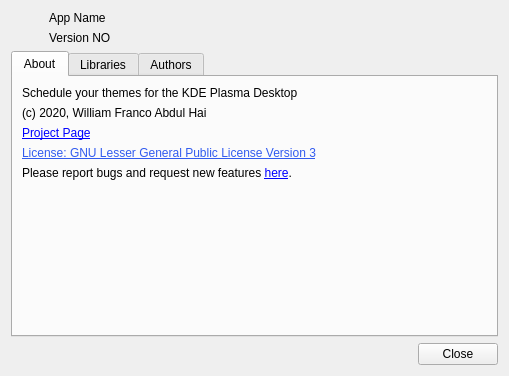
<?xml version="1.0" encoding="UTF-8"?>
<ui version="4.0">
 <class>About</class>
 <widget class="QWidget" name="About">
  <property name="geometry">
   <rect>
    <x>0</x>
    <y>0</y>
    <width>505</width>
    <height>376</height>
   </rect>
  </property>
  <property name="sizePolicy">
   <sizepolicy hsizetype="Minimum" vsizetype="Minimum">
    <horstretch>0</horstretch>
    <verstretch>0</verstretch>
   </sizepolicy>
  </property>
  <property name="maximumSize">
   <size>
    <width>1000</width>
    <height>1000</height>
   </size>
  </property>
  <property name="windowTitle">
   <string>About — Koi</string>
  </property>
  <layout class="QGridLayout" name="gridLayout_2">
   <item row="0" column="0">
    <layout class="QHBoxLayout" name="horizontalLayout">
     <item>
      <widget class="QPushButton" name="iconNonBtn">
       <property name="styleSheet">
        <string notr="true">border: none</string>
       </property>
       <property name="text">
        <string/>
       </property>
       <property name="icon">
        <iconset resource="../resources/resources.qrc">
         <normaloff>:/resources/icons/koi.svg</normaloff>:/resources/icons/koi.svg</iconset>
       </property>
       <property name="iconSize">
        <size>
         <width>40</width>
         <height>40</height>
        </size>
       </property>
      </widget>
     </item>
     <item>
      <layout class="QVBoxLayout" name="verticalLayout">
       <item>
        <widget class="QLabel" name="titleLabel">
         <property name="text">
          <string>App Name</string>
         </property>
        </widget>
       </item>
       <item>
        <widget class="QLabel" name="verLabel">
         <property name="text">
          <string>Version NO</string>
         </property>
        </widget>
       </item>
      </layout>
     </item>
     <item>
      <spacer name="horizontalSpacer">
       <property name="orientation">
        <enum>Qt::Horizontal</enum>
       </property>
       <property name="sizeHint" stdset="0">
        <size>
         <width>40</width>
         <height>20</height>
        </size>
       </property>
      </spacer>
     </item>
    </layout>
   </item>
   <item row="1" column="0">
    <widget class="QTabWidget" name="tabWidget">
     <property name="tabShape">
      <enum>QTabWidget::Rounded</enum>
     </property>
     <property name="currentIndex">
      <number>0</number>
     </property>
     <widget class="QWidget" name="aboutTab">
      <attribute name="title">
       <string>About</string>
      </attribute>
      <layout class="QGridLayout" name="gridLayout">
       <item row="0" column="0" colspan="2">
        <widget class="QLabel" name="descLabel">
         <property name="text">
          <string>Schedule your themes for the KDE Plasma Desktop</string>
         </property>
        </widget>
       </item>
       <item row="1" column="0" colspan="2">
        <widget class="QLabel" name="copyLabel">
         <property name="text">
          <string>(c) 2020, William Franco Abdul Hai</string>
         </property>
        </widget>
       </item>
       <item row="2" column="0">
        <widget class="QLabel" name="projectLabel">
         <property name="cursor">
          <cursorShape>PointingHandCursor</cursorShape>
         </property>
         <property name="text">
          <string>&lt;a href=&quot;https://github.com/baduhai/Koi&quot;&gt;Project Page&lt;/a&gt;</string>
         </property>
         <property name="textFormat">
          <enum>Qt::RichText</enum>
         </property>
         <property name="openExternalLinks">
          <bool>true</bool>
         </property>
        </widget>
       </item>
       <item row="3" column="0" colspan="2">
        <widget class="QPushButton" name="licenseBtn">
         <property name="sizePolicy">
          <sizepolicy hsizetype="Minimum" vsizetype="Minimum">
           <horstretch>0</horstretch>
           <verstretch>0</verstretch>
          </sizepolicy>
         </property>
         <property name="minimumSize">
          <size>
           <width>0</width>
           <height>1</height>
          </size>
         </property>
         <property name="cursor">
          <cursorShape>PointingHandCursor</cursorShape>
         </property>
         <property name="styleSheet">
          <string notr="true">border: none;
color: #315bef;
text-decoration: underline;
text-align: left;</string>
         </property>
         <property name="text">
          <string>License: GNU Lesser General Public License Version 3</string>
         </property>
         <property name="flat">
          <bool>true</bool>
         </property>
        </widget>
       </item>
       <item row="4" column="0" colspan="2">
        <widget class="QLabel" name="bugLabel">
         <property name="text">
          <string>Please report bugs and request new features &lt;a href=&quot;https://github.com/baduhai/Koi/issues&quot;&gt;here&lt;/a&gt;.</string>
         </property>
         <property name="textFormat">
          <enum>Qt::RichText</enum>
         </property>
         <property name="openExternalLinks">
          <bool>true</bool>
         </property>
        </widget>
       </item>
       <item row="5" column="1">
        <spacer name="verticalSpacer_2">
         <property name="orientation">
          <enum>Qt::Vertical</enum>
         </property>
         <property name="sizeHint" stdset="0">
          <size>
           <width>20</width>
           <height>36</height>
          </size>
         </property>
        </spacer>
       </item>
      </layout>
     </widget>
     <widget class="QWidget" name="libraryTab">
      <attribute name="title">
       <string>Libraries</string>
      </attribute>
      <layout class="QFormLayout" name="formLayout">
       <item row="1" column="0" colspan="2">
        <widget class="QLabel" name="kf5Version">
         <property name="text">
          <string>KF Version</string>
         </property>
        </widget>
       </item>
       <item row="0" column="0" colspan="2">
        <widget class="QLabel" name="qtVerLabel">
         <property name="text">
          <string notr="true">Qt Version</string>
         </property>
        </widget>
       </item>
       <item row="4" column="0" colspan="2">
        <spacer name="verticalSpacer_5">
         <property name="orientation">
          <enum>Qt::Vertical</enum>
         </property>
         <property name="sizeHint" stdset="0">
          <size>
           <width>465</width>
           <height>126</height>
          </size>
         </property>
        </spacer>
       </item>
       <item row="2" column="0" colspan="2">
        <widget class="QLabel" name="bosmaLib">
         <property name="text">
          <string>Scheduler Link</string>
         </property>
        </widget>
       </item>
       <item row="3" column="0" colspan="2">
        <widget class="QLabel" name="ctpLib">
         <property name="text">
          <string>CTPL link</string>
         </property>
        </widget>
       </item>
      </layout>
     </widget>
     <widget class="QWidget" name="authorTab">
      <attribute name="title">
       <string>Authors</string>
      </attribute>
      <layout class="QGridLayout" name="gridLayout_3">
       <item row="1" column="0">
        <layout class="QHBoxLayout" name="horizontalLayout_4">
         <item>
          <widget class="QLabel" name="devLabel">
           <property name="text">
            <string>&lt;em&gt;Developer&lt;/em&gt;</string>
           </property>
          </widget>
         </item>
         <item>
          <widget class="QPushButton" name="wWebsiteBtn">
           <property name="styleSheet">
            <string notr="true"/>
           </property>
           <property name="text">
            <string/>
           </property>
           <property name="icon">
            <iconset theme="link">
             <normaloff>.</normaloff>.</iconset>
           </property>
           <property name="flat">
            <bool>false</bool>
           </property>
          </widget>
         </item>
         <item>
          <spacer name="horizontalSpacer_4">
           <property name="orientation">
            <enum>Qt::Horizontal</enum>
           </property>
           <property name="sizeHint" stdset="0">
            <size>
             <width>40</width>
             <height>20</height>
            </size>
           </property>
          </spacer>
         </item>
        </layout>
       </item>
       <item row="2" column="0">
        <spacer name="verticalSpacer_4">
         <property name="orientation">
          <enum>Qt::Vertical</enum>
         </property>
         <property name="sizeHint" stdset="0">
          <size>
           <width>20</width>
           <height>46</height>
          </size>
         </property>
        </spacer>
       </item>
       <item row="0" column="0">
        <widget class="QLabel" name="williamLabel">
         <property name="text">
          <string>&lt;strong&gt;William Franco Abdul Hai&lt;/strong&gt;</string>
         </property>
         <property name="textFormat">
          <enum>Qt::RichText</enum>
         </property>
        </widget>
       </item>
      </layout>
     </widget>
    </widget>
   </item>
   <item row="2" column="0">
    <layout class="QHBoxLayout" name="horizontalLayout_2">
     <item>
      <spacer name="horizontalSpacer_2">
       <property name="orientation">
        <enum>Qt::Horizontal</enum>
       </property>
       <property name="sizeHint" stdset="0">
        <size>
         <width>40</width>
         <height>20</height>
        </size>
       </property>
      </spacer>
     </item>
     <item>
      <widget class="QPushButton" name="closeBtn">
       <property name="text">
        <string>Close</string>
       </property>
       <property name="icon">
        <iconset theme="window-close">
         <normaloff>.</normaloff>.</iconset>
       </property>
      </widget>
     </item>
    </layout>
   </item>
  </layout>
 </widget>
 <resources>
  <include location="../resources/resources.qrc"/>
 </resources>
 <connections/>
</ui>
